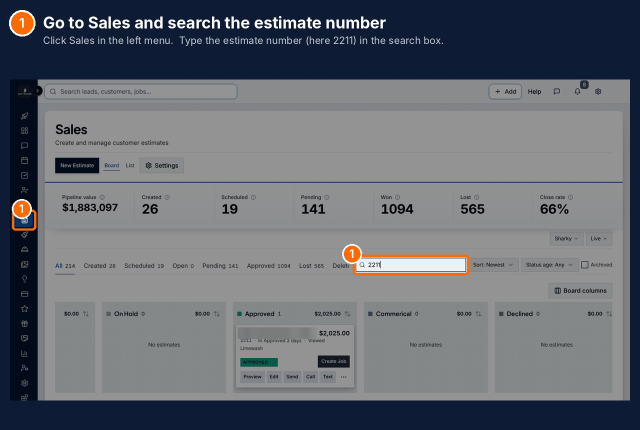
#> input picture tutorials/book-job-from-estimate/source/step1.png, 1280 x 860 px (shown at 1/2 size)
$ python detect.py ../tutorials/book-job-from-estimate/source/step1.png
#> lines starting #> are read from the running program, lines starting #| are printed output that depends on the picture; after the words box and inside, x2 and y2 are one past the last pixel; in counts of white or black regions, pixels touching at a corner belong together
#!/usr/bin/env python3
"""Suggest "body" (the screenshot area under the instruction header) and "targets" (orange highlight boxes) for each step image.
usage: python3 standard/detect.py tutorials/<topic>/source/step*.png
Works on screenshots annotated with orange boxes (as in the book-job GIF). Paste the printed boxes into tutorial.json, then set each
target's "at" (seconds into the step when the narration says to click it). Always check the result on the stills."""
import sys, json, numpy as np
from PIL import Image
for f in sys.argv[1:]:
    a = np.array(Image.open(f).convert("RGB")).astype(int); H, W, _ = a.shape; bg = a[5, 5]
#> after `H, W, _ = a.shape`: H = 860; W = 1280
#> after `bg = a[5, 5]`: bg = [13, 27, 52]
    d = np.abs(a - bg).sum(2) > 30
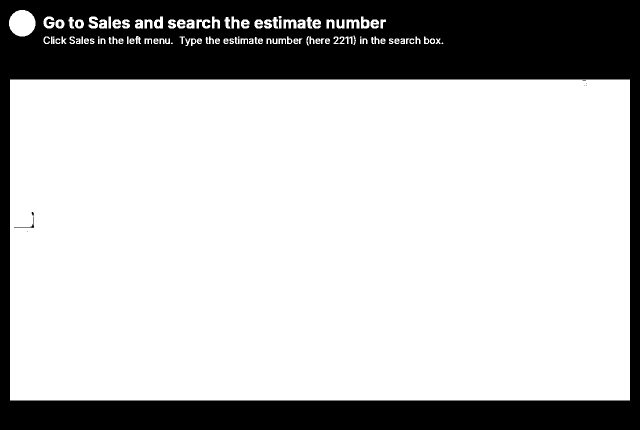
#> d: shape (860, 1280) bool (shown at 1/2 size); 73.6% white; 42 black regions (31 under 20 px), largest, box (x1, y1, x2, y2) and area: (0, 0, 1280, 860) 289840, (28, 433, 68, 456) 79, (117, 43, 123, 53) 52
    rows = [y for y in range(40, H) if d[y, W // 6: W * 5 // 6].mean() > 0.9]; top = rows[0] if rows else 0
#> after `rows = [y for y in range(40, H) if d[y, W // 6:W * 5 // 6].mean() > 0.`: rows = 642 values from 159 to 800
#> after `top = rows[0] if rows else 0`: top = 159
    bot = max([y for y in range(top, H) if d[y, W // 6: W * 5 // 6].mean() > 0.9] or [H - 1])
#> bot = 800
    cols = [x for x in range(W) if d[top:bot, x].mean() > 0.9]
#> cols = 1240 values from 20 to 1259
    R, G, B = a[..., 0], a[..., 1], a[..., 2]; m = (R > 220) & (G > 90) & (G < 170) & (B < 90); m[:top] = False
#> after `R, G, B = (a[..., 0], a[..., 1], a[..., 2])`:
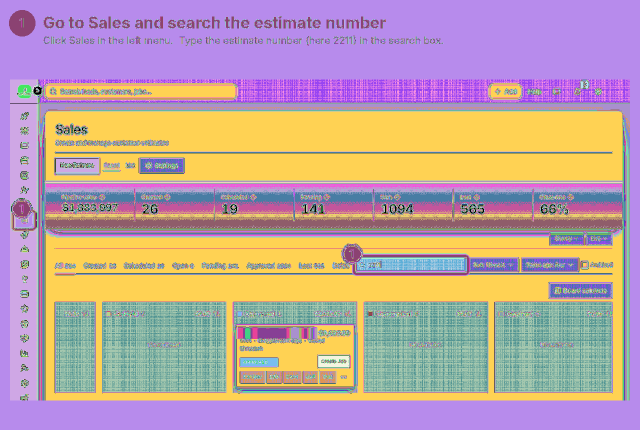
#> R: shape (860, 1280) int64 (shown at 1/2 size); 76 distinct labels, from 0 to 255; one colour per label, 0 black
#> after `R, G, B = (a[..., 0], a[..., 1], a[..., 2])`:
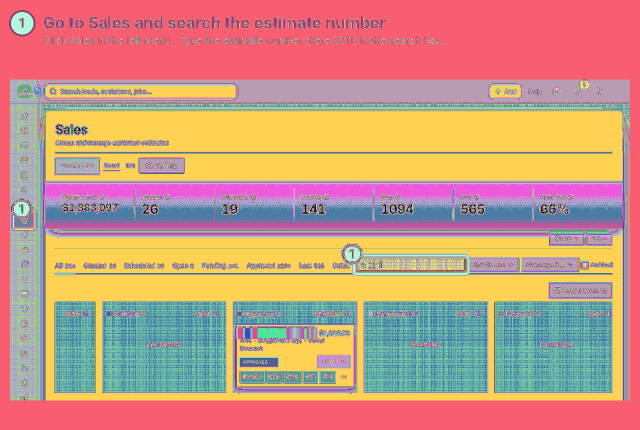
#> G: shape (860, 1280) int64 (shown at 1/2 size); 73 distinct labels, from 0 to 255; one colour per label, 0 black
#> after `R, G, B = (a[..., 0], a[..., 1], a[..., 2])`:
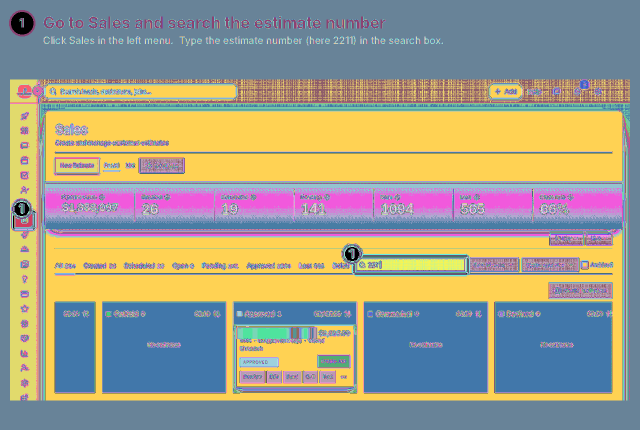
#> B: shape (860, 1280) int64 (shown at 1/2 size); 71 distinct labels, from 0 to 255; one colour per label, 0 black
#> after `m = (R > 220) & (G > 90) & (G < 170) & (B < 90)`:
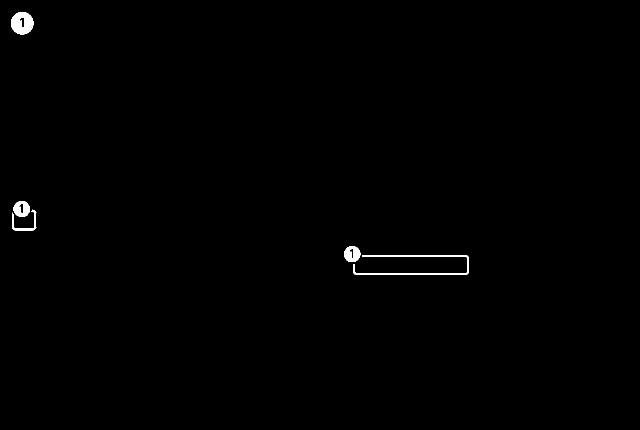
#> m: shape (860, 1280) bool (shown at 1/2 size); 0.49% white; 5 white regions, box (x1, y1, x2, y2) and area: (706, 510, 938, 550) 1954, (22, 24, 67, 69) 1490, (688, 492, 721, 524) 744, (27, 402, 60, 434) 727, (24, 419, 73, 461) 454
#> after `m[:top] = False`:
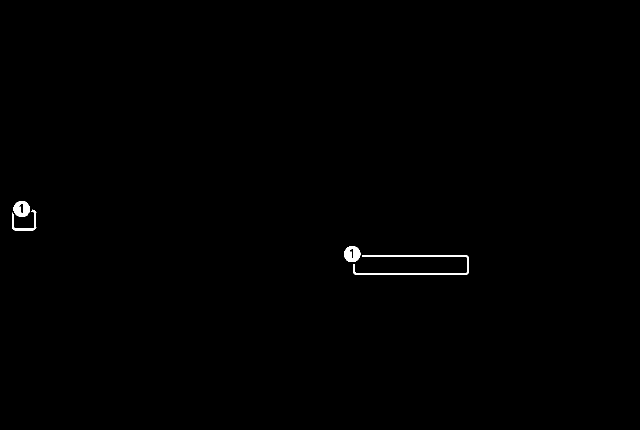
#> m: shape (860, 1280) bool (shown at 1/2 size); 0.35% white; 4 white regions, box (x1, y1, x2, y2) and area: (706, 510, 938, 550) 1954, (688, 492, 721, 524) 744, (27, 402, 60, 434) 727, (24, 419, 73, 461) 454
    cell = 20; grid = np.zeros((H // cell + 1, W // cell + 1), bool); ys, xs = np.nonzero(m); grid[ys // cell, xs // cell] = True
#> after `ys, xs = np.nonzero(m)`: ys = 3879 values from 402 to 549; xs = 3879 values, max 937 at index 2580, min 24 at index 574, mean 566.1
    seen = np.zeros_like(grid); boxes = []
    for gy, gx in zip(*np.nonzero(grid)):
        if seen[gy, gx]: continue
        st = [(gy, gx)]; seen[gy, gx] = True; pts = []
        while st:
            y, x = st.pop(); pts.append((y, x))
            for dy in (-1, 0, 1):
                for dx in (-1, 0, 1):
                    yy, xx = y + dy, x + dx
                    if 0 <= yy < grid.shape[0] and 0 <= xx < grid.shape[1] and grid[yy, xx] and not seen[yy, xx]: seen[yy, xx] = True; st.append((yy, xx))
        py, px = [p[0] for p in pts], [p[1] for p in pts]; b = [min(px) * cell, min(py) * cell, (max(px) + 1) * cell, (max(py) + 1) * cell]
        if (b[2] - b[0]) * (b[3] - b[1]) > 2500: boxes.append([int(v) for v in b])
    print(json.dumps({"frame": f, "body": [int(cols[0]) if cols else 0, int(top), int(cols[-1]) + 1 if cols else W, int(bot) + 1], "targets": [{"box": b, "at": 1.2} for b in boxes]}))
#| {"frame": "../tutorials/book-job-from-estimate/source/step1.png", "body": [20, 159, 1260, 801], "targets": [{"box": [20, 400, 80, 480], "at": 1.2}, {"box": [680, 480, 940, 560], "at": 1.2}]}

$ run again, on tutorials/book-job-from-estimate/source/step4.png
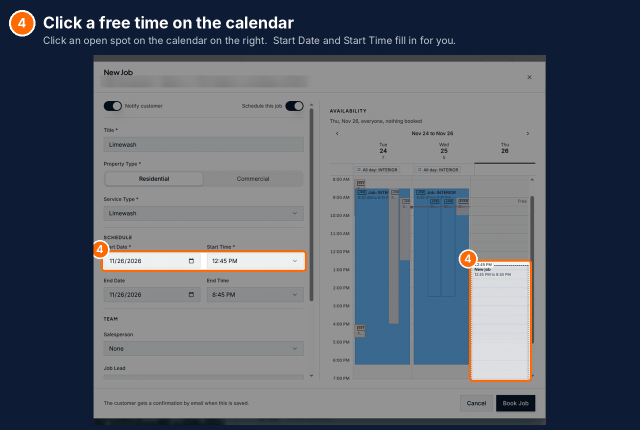
#> input picture tutorials/book-job-from-estimate/source/step4.png, 1280 x 860 px (shown at 1/2 size)
#> bg = [13, 27, 52]
#> `d = np.abs(a - bg).sum(2) > 30`:
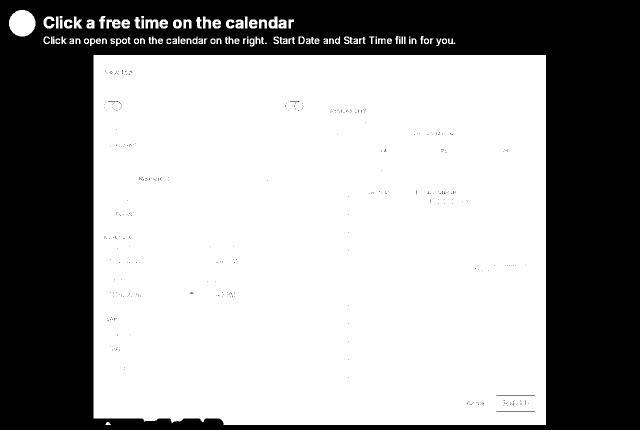
#> d: shape (860, 1280) bool (shown at 1/2 size); 61.6% white; 397 black regions (379 under 20 px), largest, box (x1, y1, x2, y2) and area: (0, 0, 1280, 860) 421093, (993, 790, 1070, 791) 77, (993, 822, 1070, 823) 77
#> rows = 727 values from 110 to 836
#> top = 110
#> bot = 836
#> cols = 905 values from 187 to 1091
#> R: shape (860, 1280) int64; 87 distinct labels, from 1 to 255
#> G: shape (860, 1280) int64; 84 distinct labels, from 5 to 255
#> B: shape (860, 1280) int64; 85 distinct labels, from 0 to 255
#> m: shape (860, 1280) bool; 0.77% white; 8 white regions (3 under 20 px), largest, box (x1, y1, x2, y2) and area: (202, 501, 614, 544) 3028, (938, 519, 1064, 764) 2740, (22, 24, 67, 69) 1424, (921, 502, 952, 533) 616, (187, 484, 216, 515) 607
#> `m[:top] = False`:
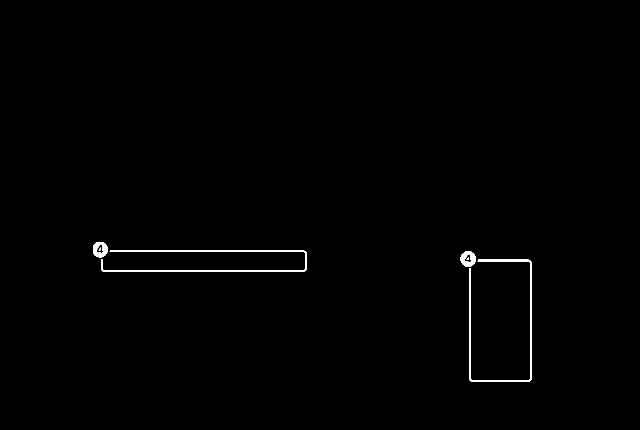
#> m: shape (860, 1280) bool (shown at 1/2 size); 0.64% white; 6 white regions (2 under 20 px), largest, box (x1, y1, x2, y2) and area: (202, 501, 614, 544) 3028, (938, 519, 1064, 764) 2740, (921, 502, 952, 533) 616, (187, 484, 216, 515) 607
#> ys = 7018 values from 484 to 763; xs = 7018 values, max 1063 at index 2832, min 187 at index 112, mean 671.8
#| {"frame": "../tutorials/book-job-from-estimate/source/step4.png", "body": [187, 110, 1092, 837], "targets": [{"box": [180, 480, 620, 560], "at": 1.2}, {"box": [920, 500, 1080, 780], "at": 1.2}]}

$ run again, on tutorials/book-job-from-estimate/source/step5.png
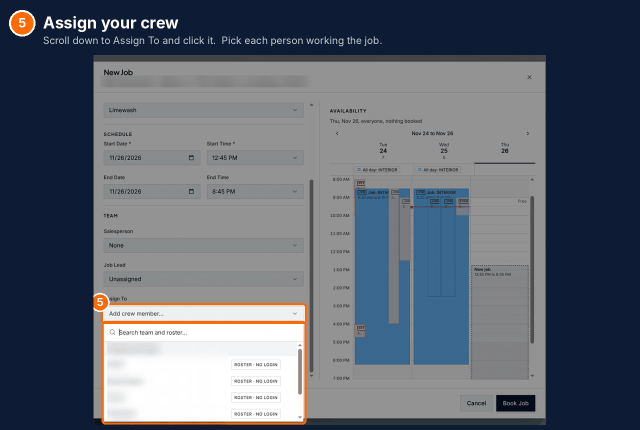
#> input picture tutorials/book-job-from-estimate/source/step5.png, 1280 x 860 px (shown at 1/2 size)
#> bg = [13, 27, 52]
#> `d = np.abs(a - bg).sum(2) > 30`:
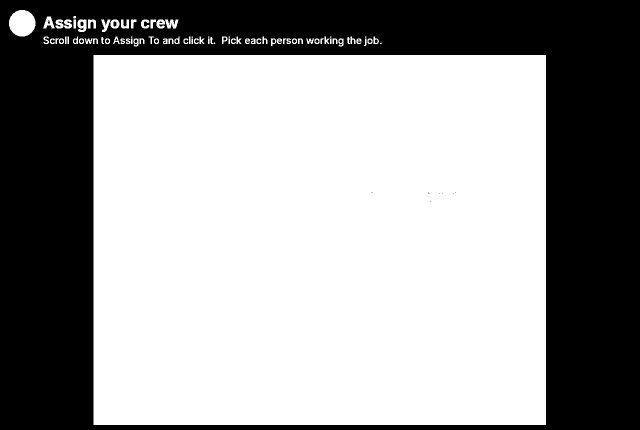
#> d: shape (860, 1280) bool (shown at 1/2 size); 61.7% white; 35 black regions (18 under 20 px), largest, box (x1, y1, x2, y2) and area: (0, 0, 1280, 860) 421459, (227, 43, 233, 53) 52, (161, 43, 167, 52) 47
#> rows = 740 values from 110 to 849
#> top = 110
#> bot = 849
#> cols = 905 values from 187 to 1091
#> R: shape (860, 1280) int64; 92 distinct labels, from 1 to 255
#> G: shape (860, 1280) int64; 88 distinct labels, from 3 to 255
#> B: shape (860, 1280) int64; 86 distinct labels, from 0 to 255
#> m: shape (860, 1280) bool; 0.84% white; 3 white regions, box (x1, y1, x2, y2) and area: (202, 606, 614, 849) 7194, (22, 24, 67, 69) 1424, (187, 589, 216, 620) 604
#> `m[:top] = False`:
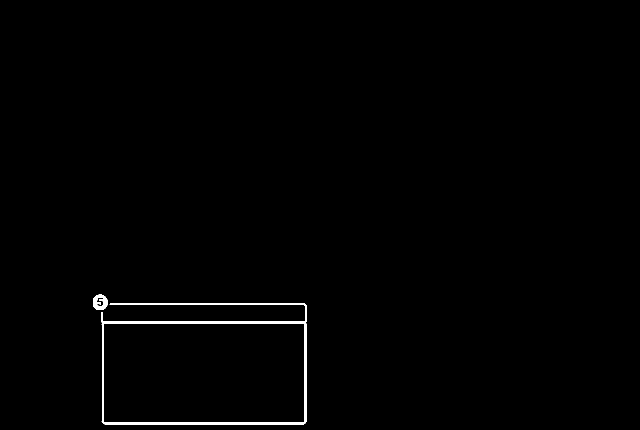
#> m: shape (860, 1280) bool (shown at 1/2 size); 0.71% white; 2 white regions, box (x1, y1, x2, y2) and area: (202, 606, 614, 849) 7194, (187, 589, 216, 620) 604
#> ys = 7798 values from 589 to 848; xs = 7798 values, max 613 at index 2038, min 187 at index 122, mean 400
#| {"frame": "../tutorials/book-job-from-estimate/source/step5.png", "body": [187, 110, 1092, 850], "targets": [{"box": [180, 580, 620, 860], "at": 1.2}]}
